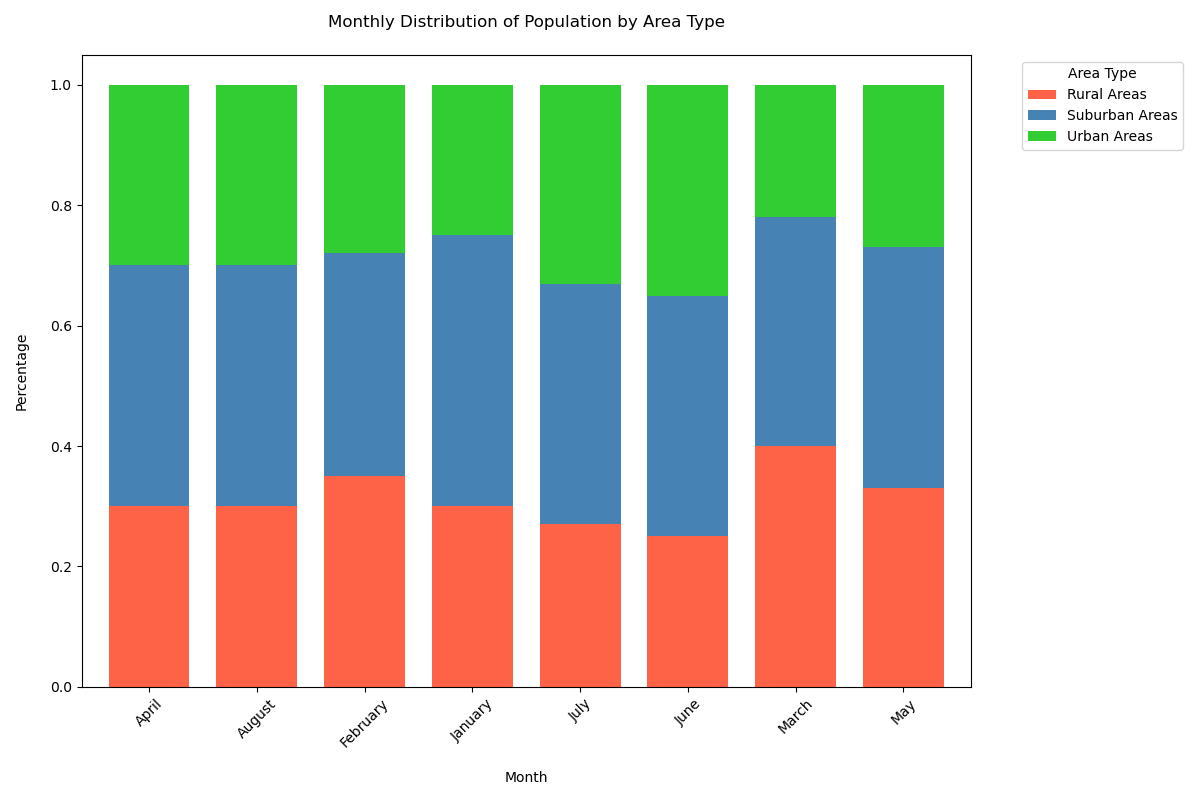

Write the Python code that produced this figure.

import matplotlib.pyplot as plt
import pandas as pd
import seaborn as sns

data = [
    {'Month': 'January', 'Urban Areas': '25%', 'Rural Areas': '30%', 'Suburban Areas': '45%'},
    {'Month': 'February', 'Urban Areas': '28%', 'Rural Areas': '35%', 'Suburban Areas': '37%'},
    {'Month': 'March', 'Urban Areas': '22%', 'Rural Areas': '40%', 'Suburban Areas': '38%'},
    {'Month': 'April', 'Urban Areas': '30%', 'Rural Areas': '30%', 'Suburban Areas': '40%'},
    {'Month': 'May', 'Urban Areas': '27%', 'Rural Areas': '33%', 'Suburban Areas': '40%'},
    {'Month': 'June', 'Urban Areas': '35%', 'Rural Areas': '25%', 'Suburban Areas': '40%'},
    {'Month': 'July', 'Urban Areas': '33%', 'Rural Areas': '27%', 'Suburban Areas': '40%'},
    {'Month': 'August', 'Urban Areas': '30%', 'Rural Areas': '30%', 'Suburban Areas': '40%'}
]

df = pd.DataFrame(data)
for col in df.columns[1:]:
    df[col] = df[col].str.rstrip('%').astype('float') / 100

df_long = df.melt(id_vars='Month', var_name='Area Type', value_name='Percentage')

pivot_df = df_long.pivot(index='Month', columns='Area Type', values='Percentage')

colors = ['#FF6347', '#4682B4', '#32CD32']
pivot_df.plot(kind='bar', stacked=True, color=colors, figsize=(12, 8), width=0.75)

plt.title('Monthly Distribution of Population by Area Type', pad=20)
plt.xlabel('Month', labelpad=15)
plt.ylabel('Percentage', labelpad=15)
plt.legend(title='Area Type', bbox_to_anchor=(1.05, 1), loc='upper left')
plt.xticks(rotation=45)
plt.tight_layout()

plt.show()
